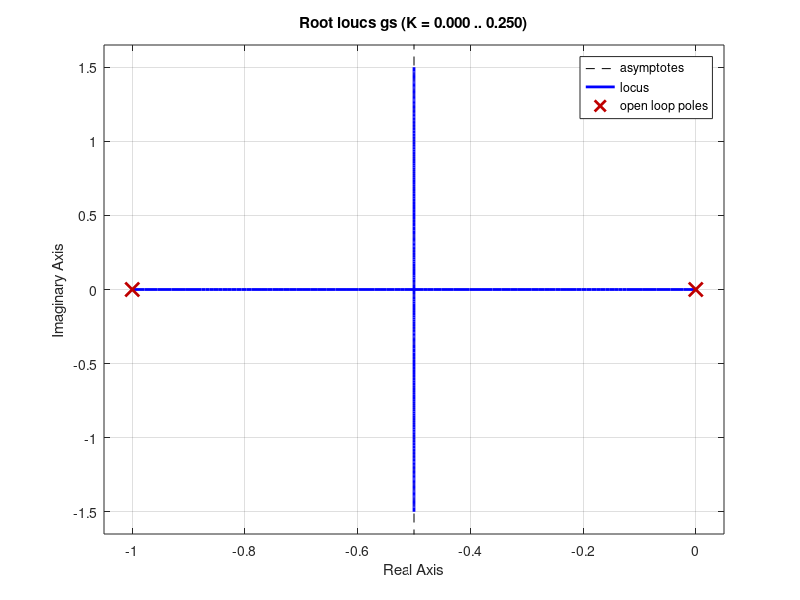

MATLAB code to generate this figure: (Note: this script raises an error after producing the figure.)
clc;
clear;
close all;
s=tf('s');
gs=10/(s^2+s)
gc=(s+1.9)/(s+4.64)
gt=series(gs,gc)   %  series(gs,gc)=gs*gc;
rlocus(gs)
sgrid(0.5,0)


% Mohammed Muneeb Ahmed
% mohammedmujeebahmed72@gmail.com
